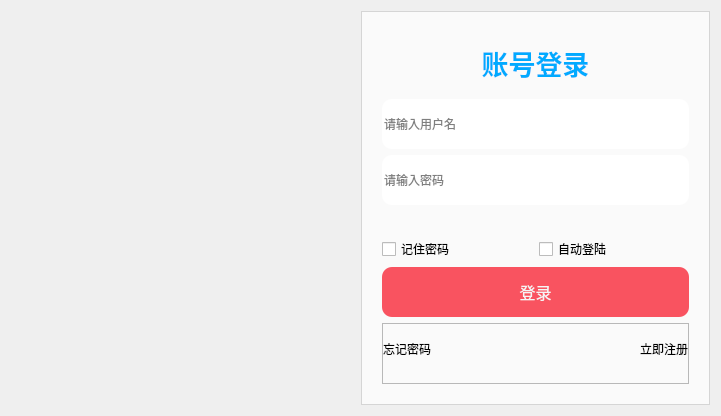
<?xml version="1.0" encoding="UTF-8"?>
<ui version="4.0">
 <class>LoginPage</class>
 <widget class="QDialog" name="LoginPage">
  <property name="geometry">
   <rect>
    <x>0</x>
    <y>0</y>
    <width>721</width>
    <height>416</height>
   </rect>
  </property>
  <property name="windowTitle">
   <string>LoginPage</string>
  </property>
  <property name="styleSheet">
   <string notr="true">QDialog#LoginPage{
	border-image: url(:/image/image/login_background.jpg);
}</string>
  </property>
  <layout class="QHBoxLayout" name="horizontalLayout_3">
   <item>
    <spacer name="horizontalSpacer_2">
     <property name="orientation">
      <enum>Qt::Horizontal</enum>
     </property>
     <property name="sizeHint" stdset="0">
      <size>
       <width>350</width>
       <height>20</height>
      </size>
     </property>
    </spacer>
   </item>
   <item>
    <widget class="QFrame" name="loginFrame">
     <property name="styleSheet">
      <string notr="true">QFrame#loginFrame{
        background-color: rgba(255, 255, 255, 180);
}
QLineEdit {
    border: none; /* 设置未选中时的边框为无 */
    border-radius: 10px; /* 设置圆角为 10px */
}

QLineEdit:focus {
    border: 2px solid red; /* 设置选中时的边框为红色 */
    border-radius: 10px; /* 设置圆角为 10px，保持和未选中状态一致 */
    outline: none; /* 去除默认的选中样式 */
}
</string>
     </property>
     <property name="frameShape">
      <enum>QFrame::StyledPanel</enum>
     </property>
     <property name="frameShadow">
      <enum>QFrame::Raised</enum>
     </property>
     <layout class="QGridLayout" name="gridLayout">
      <property name="leftMargin">
       <number>20</number>
      </property>
      <property name="topMargin">
       <number>20</number>
      </property>
      <property name="rightMargin">
       <number>20</number>
      </property>
      <property name="bottomMargin">
       <number>20</number>
      </property>
      <item row="2" column="0">
       <widget class="QLineEdit" name="passWordLineEdit">
        <property name="minimumSize">
         <size>
          <width>0</width>
          <height>50</height>
         </size>
        </property>
        <property name="echoMode">
         <enum>QLineEdit::Password</enum>
        </property>
        <property name="placeholderText">
         <string>请输入密码</string>
        </property>
       </widget>
      </item>
      <item row="1" column="0">
       <widget class="QLineEdit" name="userNameLineEdit">
        <property name="minimumSize">
         <size>
          <width>0</width>
          <height>50</height>
         </size>
        </property>
        <property name="placeholderText">
         <string>请输入用户名</string>
        </property>
       </widget>
      </item>
      <item row="0" column="0">
       <widget class="QLabel" name="label">
        <property name="font">
         <font>
          <pointsize>20</pointsize>
          <bold>true</bold>
          <underline>false</underline>
          <kerning>true</kerning>
         </font>
        </property>
        <property name="styleSheet">
         <string notr="true">color: rgb(0, 170, 255);</string>
        </property>
        <property name="text">
         <string>账号登录</string>
        </property>
        <property name="textFormat">
         <enum>Qt::AutoText</enum>
        </property>
        <property name="alignment">
         <set>Qt::AlignCenter</set>
        </property>
       </widget>
      </item>
      <item row="3" column="0">
       <widget class="QLabel" name="tipLabel">
        <property name="minimumSize">
         <size>
          <width>0</width>
          <height>20</height>
         </size>
        </property>
        <property name="maximumSize">
         <size>
          <width>16777215</width>
          <height>20</height>
         </size>
        </property>
        <property name="styleSheet">
         <string notr="true">color: rgb(255, 0, 0);</string>
        </property>
        <property name="text">
         <string/>
        </property>
       </widget>
      </item>
      <item row="8" column="0">
       <widget class="QFrame" name="frame_2">
        <property name="styleSheet">
         <string notr="true">QPushButton{
        border: none;/*无边框*/
}
QPushButton:hover {
    color: rgb(255, 0, 0); /*设置按钮的背景颜色为亮绿色*/
}</string>
        </property>
        <property name="frameShape">
         <enum>QFrame::StyledPanel</enum>
        </property>
        <property name="frameShadow">
         <enum>QFrame::Raised</enum>
        </property>
        <layout class="QHBoxLayout" name="horizontalLayout">
         <property name="spacing">
          <number>0</number>
         </property>
         <property name="leftMargin">
          <number>0</number>
         </property>
         <property name="topMargin">
          <number>0</number>
         </property>
         <property name="rightMargin">
          <number>0</number>
         </property>
         <item>
          <widget class="QPushButton" name="forgetPasswdPushButton">
           <property name="text">
            <string>忘记密码</string>
           </property>
          </widget>
         </item>
         <item>
          <spacer name="horizontalSpacer">
           <property name="orientation">
            <enum>Qt::Horizontal</enum>
           </property>
           <property name="sizeHint" stdset="0">
            <size>
             <width>74</width>
             <height>20</height>
            </size>
           </property>
          </spacer>
         </item>
         <item>
          <widget class="QPushButton" name="signUpPushButton">
           <property name="text">
            <string>立即注册</string>
           </property>
          </widget>
         </item>
        </layout>
       </widget>
      </item>
      <item row="7" column="0">
       <widget class="QPushButton" name="signInPushButton">
        <property name="minimumSize">
         <size>
          <width>0</width>
          <height>50</height>
         </size>
        </property>
        <property name="font">
         <font>
          <family>Microsoft YaHei UI</family>
          <pointsize>12</pointsize>
         </font>
        </property>
        <property name="styleSheet">
         <string notr="true">QPushButton{
        color: rgb(245, 245, 245);
        border: none;
        background-color: rgb(249,83,96);
        border-radius: 10px;
}
QPushButton:hover{
        color: rgb(245, 245, 245);
        border: none;
        background-color: rgb(231,75,91);
        border-radius: 10px;
}</string>
        </property>
        <property name="text">
         <string>登录</string>
        </property>
       </widget>
      </item>
      <item row="4" column="0">
       <layout class="QHBoxLayout" name="horizontalLayout_2">
        <item>
         <widget class="QCheckBox" name="savePasswdCheckBox">
          <property name="text">
           <string>记住密码</string>
          </property>
         </widget>
        </item>
        <item>
         <widget class="QCheckBox" name="autoLoginCheckBox">
          <property name="text">
           <string>自动登陆</string>
          </property>
         </widget>
        </item>
       </layout>
      </item>
     </layout>
    </widget>
   </item>
  </layout>
 </widget>
 <resources/>
 <connections/>
</ui>
